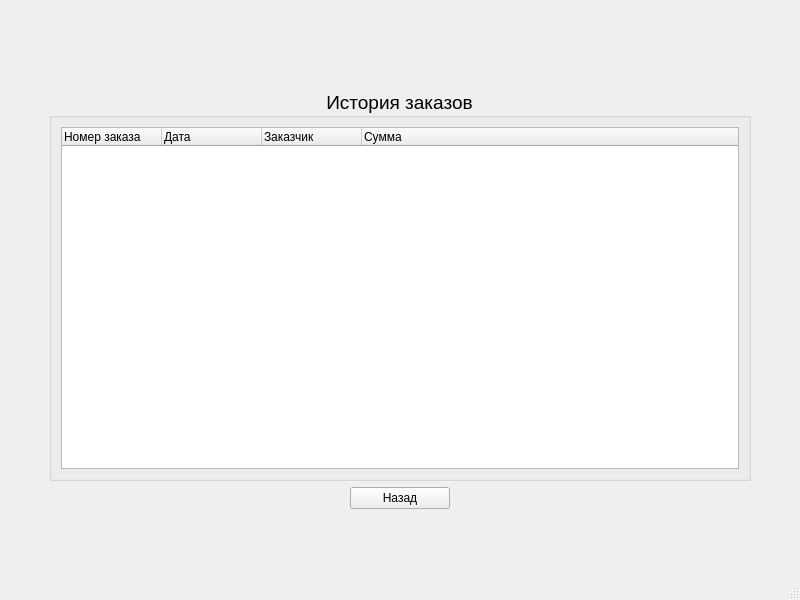
<?xml version="1.0" encoding="UTF-8"?>
<ui version="4.0">
 <class>ManagerWindow</class>
 <widget class="QMainWindow" name="ManagerWindow">
  <property name="geometry">
   <rect>
    <x>0</x>
    <y>0</y>
    <width>800</width>
    <height>600</height>
   </rect>
  </property>
  <property name="windowTitle">
   <string>MainWindow</string>
  </property>
  <widget class="QWidget" name="centralwidget">
   <layout class="QGridLayout" name="gridLayout_3">
    <item row="1" column="2">
     <spacer name="horizontalSpacer_2">
      <property name="orientation">
       <enum>Qt::Orientation::Horizontal</enum>
      </property>
      <property name="sizeType">
       <enum>QSizePolicy::Policy::Fixed</enum>
      </property>
      <property name="sizeHint" stdset="0">
       <size>
        <width>40</width>
        <height>20</height>
       </size>
      </property>
     </spacer>
    </item>
    <item row="2" column="1">
     <layout class="QGridLayout" name="gridLayout">
      <item row="0" column="1">
       <widget class="QPushButton" name="btnLogout">
        <property name="minimumSize">
         <size>
          <width>100</width>
          <height>0</height>
         </size>
        </property>
        <property name="font">
         <font>
          <pointsize>9</pointsize>
         </font>
        </property>
        <property name="text">
         <string>Назад</string>
        </property>
       </widget>
      </item>
      <item row="0" column="0">
       <spacer name="horizontalSpacer_3">
        <property name="orientation">
         <enum>Qt::Orientation::Horizontal</enum>
        </property>
        <property name="sizeHint" stdset="0">
         <size>
          <width>40</width>
          <height>20</height>
         </size>
        </property>
       </spacer>
      </item>
      <item row="0" column="2">
       <spacer name="horizontalSpacer_4">
        <property name="orientation">
         <enum>Qt::Orientation::Horizontal</enum>
        </property>
        <property name="sizeHint" stdset="0">
         <size>
          <width>40</width>
          <height>20</height>
         </size>
        </property>
       </spacer>
      </item>
     </layout>
    </item>
    <item row="1" column="1">
     <widget class="QGroupBox" name="groupBox">
      <property name="font">
       <font>
        <pointsize>14</pointsize>
       </font>
      </property>
      <property name="title">
       <string>История заказов</string>
      </property>
      <property name="alignment">
       <set>Qt::AlignmentFlag::AlignCenter</set>
      </property>
      <layout class="QGridLayout" name="gridLayout_2">
       <item row="0" column="0">
        <widget class="QTreeWidget" name="treeOrders">
         <property name="font">
          <font>
           <pointsize>9</pointsize>
          </font>
         </property>
         <column>
          <property name="text">
           <string>Номер заказа</string>
          </property>
         </column>
         <column>
          <property name="text">
           <string>Дата</string>
          </property>
         </column>
         <column>
          <property name="text">
           <string>Заказчик</string>
          </property>
         </column>
         <column>
          <property name="text">
           <string>Сумма</string>
          </property>
         </column>
        </widget>
       </item>
      </layout>
     </widget>
    </item>
    <item row="1" column="0">
     <spacer name="horizontalSpacer">
      <property name="orientation">
       <enum>Qt::Orientation::Horizontal</enum>
      </property>
      <property name="sizeType">
       <enum>QSizePolicy::Policy::Fixed</enum>
      </property>
      <property name="sizeHint" stdset="0">
       <size>
        <width>40</width>
        <height>20</height>
       </size>
      </property>
     </spacer>
    </item>
    <item row="0" column="1">
     <spacer name="verticalSpacer">
      <property name="orientation">
       <enum>Qt::Orientation::Vertical</enum>
      </property>
      <property name="sizeType">
       <enum>QSizePolicy::Policy::Fixed</enum>
      </property>
      <property name="sizeHint" stdset="0">
       <size>
        <width>20</width>
        <height>80</height>
       </size>
      </property>
     </spacer>
    </item>
    <item row="4" column="1">
     <spacer name="verticalSpacer_2">
      <property name="orientation">
       <enum>Qt::Orientation::Vertical</enum>
      </property>
      <property name="sizeType">
       <enum>QSizePolicy::Policy::Fixed</enum>
      </property>
      <property name="sizeHint" stdset="0">
       <size>
        <width>20</width>
        <height>60</height>
       </size>
      </property>
     </spacer>
    </item>
   </layout>
  </widget>
  <widget class="QMenuBar" name="menubar">
   <property name="geometry">
    <rect>
     <x>0</x>
     <y>0</y>
     <width>800</width>
     <height>21</height>
    </rect>
   </property>
  </widget>
  <widget class="QStatusBar" name="statusbar"/>
 </widget>
 <resources/>
 <connections/>
</ui>
